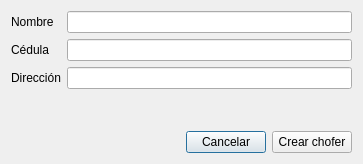
<?xml version="1.0" encoding="UTF-8"?>
<ui version="4.0">
 <class>newDriver</class>
 <widget class="QDialog" name="newDriver">
  <property name="geometry">
   <rect>
    <x>0</x>
    <y>0</y>
    <width>363</width>
    <height>164</height>
   </rect>
  </property>
  <property name="windowTitle">
   <string>Nuevo chofer</string>
  </property>
  <layout class="QVBoxLayout" name="verticalLayout">
   <item>
    <layout class="QFormLayout" name="formLayout">
     <item row="0" column="0">
      <widget class="QLabel" name="label">
       <property name="text">
        <string>Nombre</string>
       </property>
      </widget>
     </item>
     <item row="0" column="1">
      <widget class="QLineEdit" name="nameLineEdit"/>
     </item>
     <item row="1" column="0">
      <widget class="QLabel" name="label_2">
       <property name="text">
        <string>Cédula</string>
       </property>
      </widget>
     </item>
     <item row="1" column="1">
      <widget class="QLineEdit" name="ciLineEdit"/>
     </item>
     <item row="2" column="1">
      <widget class="QLineEdit" name="addressLineEdit"/>
     </item>
     <item row="2" column="0">
      <widget class="QLabel" name="label_3">
       <property name="text">
        <string>Dirección</string>
       </property>
      </widget>
     </item>
    </layout>
   </item>
   <item>
    <layout class="QHBoxLayout" name="horizontalLayout">
     <item>
      <spacer name="horizontalSpacer">
       <property name="orientation">
        <enum>Qt::Horizontal</enum>
       </property>
       <property name="sizeHint" stdset="0">
        <size>
         <width>40</width>
         <height>20</height>
        </size>
       </property>
      </spacer>
     </item>
     <item>
      <widget class="QPushButton" name="cancelButton">
       <property name="text">
        <string>Cancelar</string>
       </property>
      </widget>
     </item>
     <item>
      <widget class="QPushButton" name="createDriverButton">
       <property name="text">
        <string>Crear chofer</string>
       </property>
      </widget>
     </item>
    </layout>
   </item>
  </layout>
 </widget>
 <resources/>
 <connections/>
</ui>
